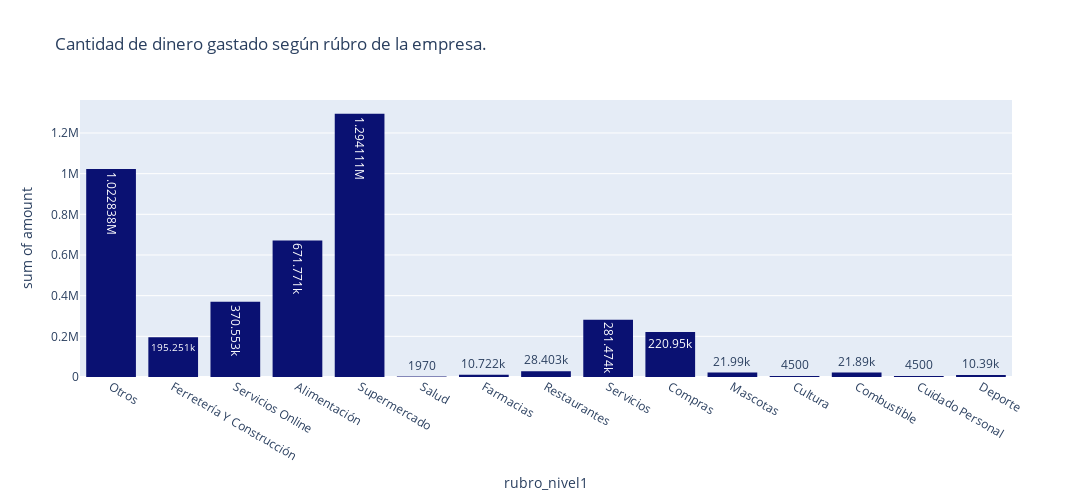

Notebook source saved alongside this figure:
### Code cell
px.histogram(compra_cliente, x='rubro_nivel1', y='amount', text_auto=True,
             title='Cantidad de dinero gastado según rúbro de la empresa.',
             width=1100, height=500, color_discrete_sequence=['#0A1172'])

### Figure 1 — Plotly figure (JSON) as saved in the notebook; plotly's stock layout.template omitted (floating-point values rounded to 4 significant figures; data arrays with more than 128 entries replaced by an {"elided": "..."} marker saying what was removed)
{"data": [{"alignmentgroup": "True", "bingroup": "x", "histfunc": "sum", "hovertemplate": "rubro_nivel1=%{x}<br>sum of amount=%{y}<extra></extra>", "legendgroup": "", "marker": {"color": "#0A1172", "pattern": {"shape": ""}}, "name": "", "offsetgroup": "", "orientation": "v", "showlegend": false, "texttemplate": "%{value}", "type": "histogram", "x": {"elided": "540 str values"}, "xaxis": "x", "y": {"elided": "540 int values"}, "yaxis": "y"}], "layout": {"barmode": "relative", "height": 500, "legend": {"tracegroupgap": 0}, "title": {"text": "Cantidad de dinero gastado según rúbro de la empresa."}, "width": 1100, "xaxis": {"anchor": "y", "autorange": true, "domain": [0, 1], "range": [-0.5, 14.5], "title": {"text": "rubro_nivel1"}, "type": "category"}, "yaxis": {"anchor": "x", "autorange": true, "domain": [0, 1], "range": [0, 1362000.0], "title": {"text": "sum of amount"}, "type": "linear"}}}
